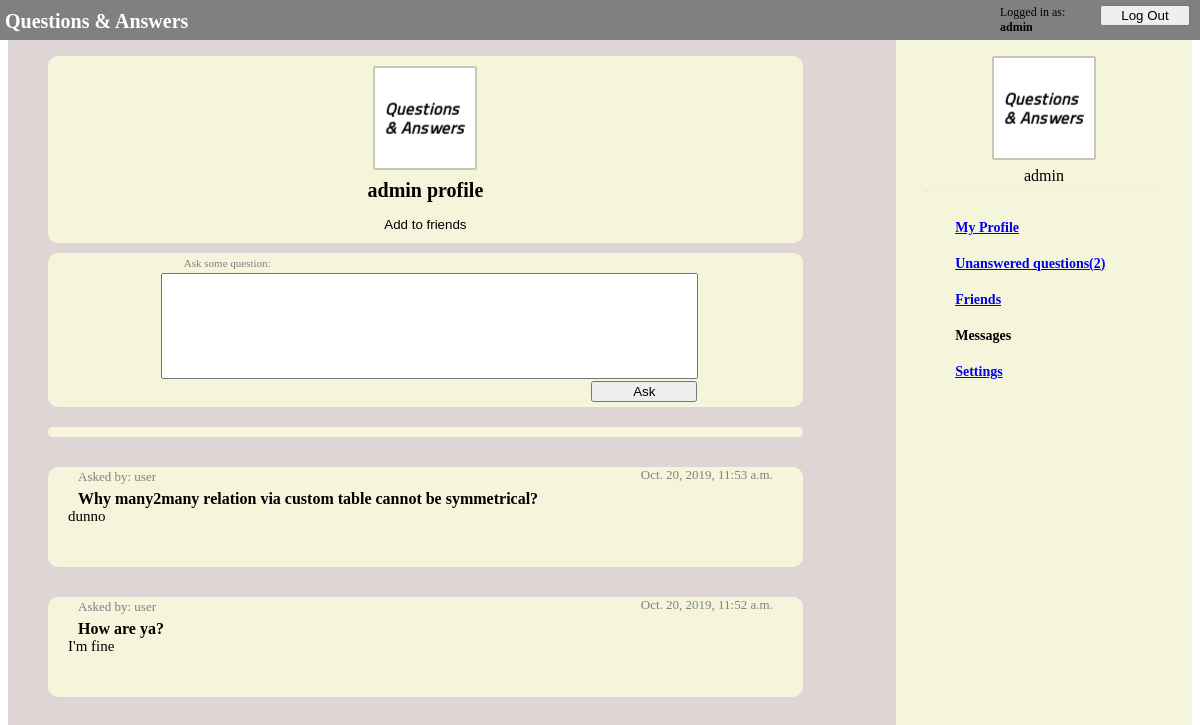
Before: /ask/user/admin (signed in) with the older database file.
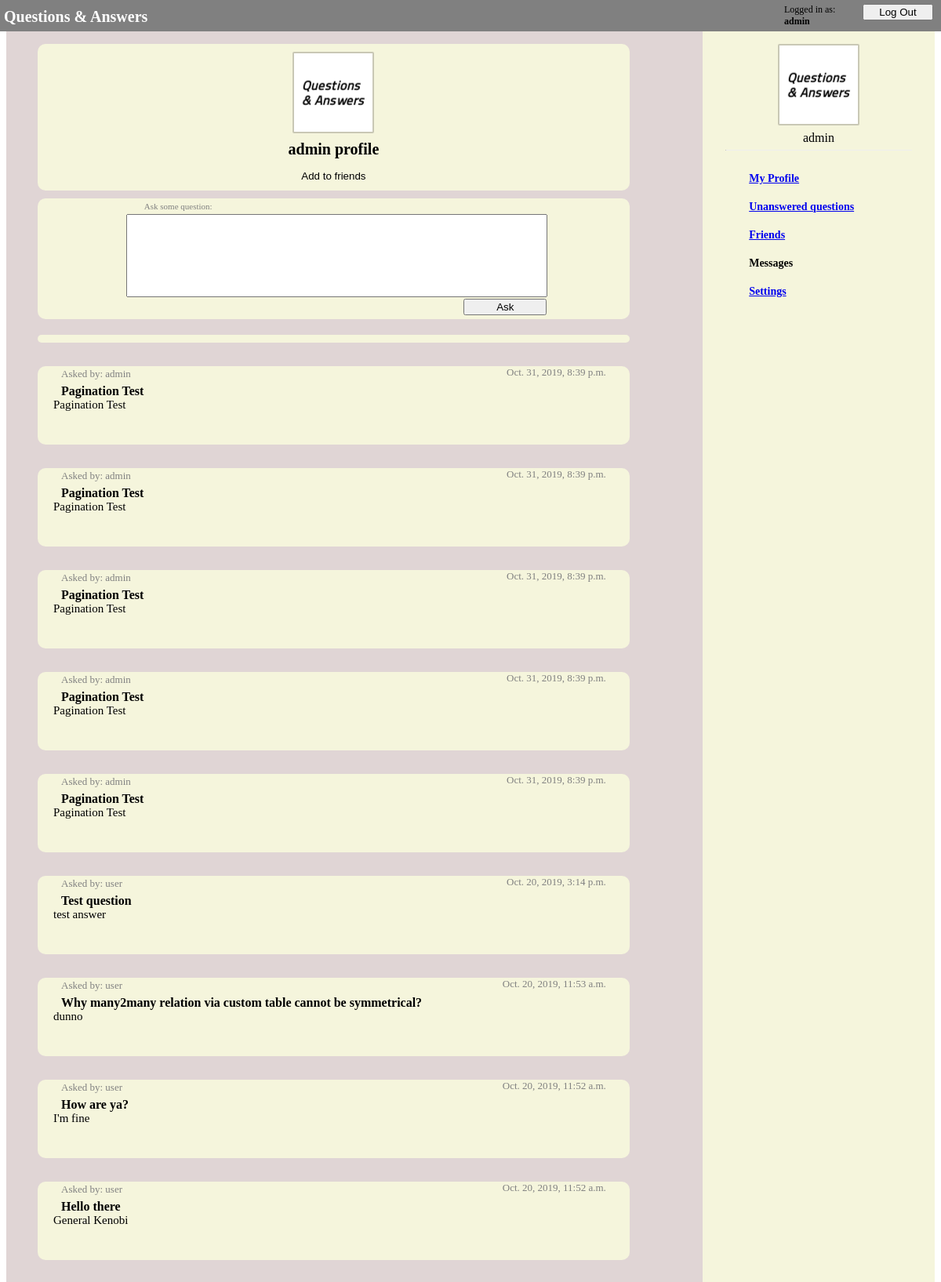
After: the same page with the newer database file.
### ask/models.py (models this page shows)
class UserModel(AbstractUser):
    friends = models.ManyToManyField(
        'self', through='FriendsModel', symmetrical=False)
    avatar = models.ImageField(null=True, upload_to=user_directory_path)

class QuestionModel(models.Model):
    owner = models.ForeignKey(
        UserModel, on_delete=models.CASCADE, related_name="questions_owner")
    asked_by = models.ForeignKey(
        UserModel, on_delete=models.PROTECT, related_name="questions_asked")
    content = models.CharField(max_length=1000)
    date = models.DateTimeField(auto_now_add=True)
    answer = models.OneToOneField(
        AnswerModel, null=True, on_delete=models.CASCADE)

class AnswerModel(models.Model):
    content = models.CharField(max_length=1000)
    date = models.DateTimeField(auto_now_add=True)

### ask/views.py (the view, shortened to what this page needs)
# urls.py: path('user/<str:username>', views.UserView.as_view(), name='user'),
class UserView(View, FormMixin, QuestionsMixIn, FriendsMixIn):
    form_class = QuestionForm
    def get(self, request, username):
        context = self.get_context(
            request.session['_auth_user_id'], username)
        return render(request, "ask/user.html", context=context)
    @QuestionsMixIn.add_num_unanswered_to_context
    @FriendsMixIn.add_num_invites_to_context
    @AvatarMinIn.add_avatar_to_context
    def get_context(self, logedin_user_id, username):
        viewed_user = UserModel.objects.get(username=username)
        questions_with_answers = self.questions_with_answers(viewed_user)
        is_friend_is_accepted = self.is_friend_is_accepted(
            logedin_user_id, viewed_user)
        context = {
            'username': username,
            'questions_with_answers': questions_with_answers,
            'is_friend': is_friend_is_accepted[0],
            'accepted': is_friend_is_accepted[1],
        }
        return context
    def is_friend_is_accepted(self, logedin_user_id, viewed_user):
        logedin_user = UserModel.objects.get(pk=logedin_user_id)
        try:
            friends = FriendsModel.objects.get(
                first=logedin_user, second=viewed_user)
        except FriendsModel.DoesNotExist:
            try:
                friends = FriendsModel.objects.get(
                    first=viewed_user, second=logedin_user)
            except FriendsModel.DoesNotExist:
                return False, False
            else:
                return True, friends.accepted
        else:
            return True, friends.accepted

### ask/view/MixIns.py (called while the page is built)
def get_user(user_id):
    if type(user_id) == int:
        user = UserModel.objects.get(pk=user_id)
    elif type(user_id) == str:
        user = UserModel.objects.get(pk=user_id)
    else:
        user = user_id
    return user

    def questions_with_answers(self, user):
        answered_questions = QuestionModel.objects.filter(
            owner=user).exclude(answer=None).order_by('date')[::-1]
        answers = [question.answer for question in answered_questions]
        return list(zip(answered_questions, answers))

    @staticmethod
    def add_num_unanswered_to_context(func, *args, **kwargs):
        def context_with_unanswered(self, *args, **kwargs):
            context = func(self, *args, **kwargs)
            user_id = args[0]
            context["num_unanswered"] = self.get_num_unanswered(user_id)
            return context
        return context_with_unanswered

    def get_num_unanswered(self, user_id):
        user = get_user(user_id)
        unanswered_questions = self.unanswered_questions(user)
        return len(unanswered_questions)

    def unanswered_questions(self, user):
        unanswered_questions = QuestionModel.objects.filter(
            owner=user).filter(answer=None)
        return unanswered_questions

    @staticmethod
    def add_num_invites_to_context(func, *args, **kwargs):
        def context_with_invites(self, *args, **kwargs):
            context = func(self, *args, **kwargs)
            user_id = args[0]
            context["num_invites"] = self.get_num_invites(user_id)
            return context
        return context_with_invites

    def get_num_invites(self, user_id):
        user = get_user(user_id)
        user_invites = self.user_friends(user, accepted=False)
        return len(user_invites)

    def user_friends(self, user, accepted=True):
        friends = list(user.friends.all())
        second_friends = [f.first for f in user.friends_second.all()]
        friends_accepted = [f.accepted for f in user.friendsmodel_set.all()]
        second_accepted = [f.accepted for f in user.friends_second.all()]
        friends_with_accepted = list(
            zip(friends + second_friends, friends_accepted + second_accepted))
        filtered = filter(lambda t: t[1] == accepted, friends_with_accepted)
        return [f[0] for f in filtered]

### ask/templates/ask/user.html (shortened to what this page needs)
{% extends "ask/navigation_bar.html" %}
{% load static %}
{%block styles %}
<link rel="stylesheet" type="text/css" href="{% static 'ask/navigation_bar.css' %}">
<link rel="stylesheet" type="text/css" href="{% static 'ask/questions.css' %}">
<link rel="stylesheet" type="text/css" href="{% static 'ask/user.css' %}">
{% endblock styles %}
{% block content %}
<div class="questions">
    <div class="question_user_block">
        <img src="{% static 'ask/default.png' %}" class="avatar">
        <p class="username">{{username}} profile</p>
        {% if not is_friend %}
        <form method="POST" class="add_to_friends_form" action="{% url 'ask:user' username %}">
            <input type="submit" class="add_to_friends" value="Add to friends">
        </form>
        {% endif %}
    </div>
    {% if request.session.logged_in %}
    <div class="ask_question">
        <form method="POST" action="{% url 'ask:user' username %}">
            <a class="prompt">Ask some question:</a>
            <input type="textarea" class="question_textbox" id="question_content" name="question_content" required>
            <br>
            <input type="submit" class="question_submit" value="Ask">
        </form>
    </div>
    <div class="bar_placeholder"></div>
    {% endif %}
    <div class="questions">
        {% for question, answer in questions_with_answers %}
        <div class="question_block">
            <a class="asked_by">Asked by: {{ question.asked_by.username }}</a>
            <a class="asked_date"> {{ question.date }} </a>
            <p class="question">{{ question.content }}</p>
            <p class="answer">{{ answer.content }}</p>
        </div>
        {% endfor %}
    </div>
</div>
{% endblock content %}

### ask/templates/ask/navigation_bar.html (shortened to what this page needs)
{% extends "ask/login_bar.html" %}
{% load static %}
{% block nav %}
<nav>
    <div class="nav_avatar_position">
        {% if user_avatar %}
        <img src="{{ user_avatar.url }}" class="nav_avatar">
        {% else %}
        <img src="{% static 'ask/default.png' %}" class="nav_avatar">
        {% endif %}
        <p class="nav_username">{{request.session.username}}</p>
        <hr class="nav_line">
    </div>
    <a href="{% url 'ask:profile' %}">My Profile</a>
    {% if num_unanswered > 0 %}
    <a href="{% url 'ask:unanswered' %}">Unanswered questions({{num_unanswered}})</a>
    {% else %}
    <a href="{% url 'ask:unanswered' %}">Unanswered questions</a>
    {% endif %}
    {% if num_invites %}
    <a href="{% url 'ask:friends' %}">Friends({{num_invites}})</a>
    {% else %}
    <a href="{% url 'ask:friends' %}">Friends</a>
    {% endif %}
    <a>Messages</a>
    <a href="{% url 'ask:settings' %}">Settings</a>
</nav>
{% endblock nav %}

### ask/templates/ask/login_bar.html (shortened to what this page needs)
{% load static %}
<!DOCTYPE html>
<html>
<head>
    <link rel="stylesheet" type="text/css" href="{% static 'ask/login_bar.css' %}">
    {% block styles %}
    {% endblock styles %}
</head>
<body>
    <div class="bar">
        <a class="logo" href="{% url 'ask:index' %}">Questions & Answers</a>
        <a></a>
        {% if request.session.logged_in %}
        <a class="logged_in_as">Logged in as: <b>{{request.session.username}}</b></a>
        <a href={% url "ask:logout" %}><input type="button" class="second_button" value="Log Out"></a>
        {% else %}
        <a href={% url "ask:login" %}><input type="button" class="first_button" value="Log In"></a>
        <a href={% url "ask:signup" %}><input type="button" class="second_button" value="Sign Up"></a>
        {% endif %}
    </div>
    <br>
    <main>
        {% block content %}{% endblock content %}
        {% block nav %}
        {% endblock nav %}
    </main>
</body>
</html>

### ask/static/ask/login_bar.css (style rules this page uses)
.bar { background-color: grey; width: 100%; height: 30px; padding: 10px 5px 5px 10px; position: fixed; left: -10px; top: -5px; display: grid; grid-template-columns: 250px 1fr 100px 100px; justify-content: right }
.logo { font-size: 20px; color: white; margin: 4px; padding: 1px; font-weight: bold; text-decoration: none; }
.logged_in_as { font-size: 12px; }
.second_button { width: 90px; }

### ask/static/ask/navigation_bar.css (style rules this page uses)
main { display: grid; grid-template-columns: 75% 25%; height: 100%; }
nav { border: 5px black; background-color: beige; width: 100%; height: 100%; min-height: 100vh; display: fixed; }
.nav_avatar_position { width: 100%; display: grid; margin-top: 30px; }
.nav_avatar { border: 2px solid rgba(46, 44, 44, 0.219); border-radius: 2px; width: 100px; height: 100px; margin: auto; }
.nav_username { text-align: center; margin-top: 7px; margin-bottom: 6px; }
.nav_line { margin-top: 0px; width: 80%; border-top: none; color: rgba(128, 128, 128, 0.356); }
nav a { font-weight: bold; font-size: 14px; margin: 20px; margin-left: 20%; display: block; }

### ask/static/ask/questions.css (style rules this page uses)
.questions { width: 100%; background-color: rgb(224, 213, 213); }
.question_block { display: table; background-color: beige; width: 85%; min-height: 100px; margin: 30px 40px; border-radius: 10px; overflow: auto; }
.asked_by { color: grey; margin-left: 30px; font-size: 13px; }
.asked_date { color: grey; font-size: 13px; float: right; margin-right: 30px; }
.question { font-weight: bold; font-size: 16px; margin: 5px 20px 0px 30px; }
.answer { font-size: 15px; margin: 0px 20px 10px 20px; }

### ask/static/ask/user.css (style rules this page uses)
.question_user_block { display: grid; background-color: beige; width: 85%; min-height: 20px; margin: 30px 40px 10px; border-radius: 10px; }
.avatar { border: 2px solid rgba(46, 44, 44, 0.219); border-radius: 2px; margin: auto; margin-top: 10px; }
.username { font-weight: bold; font-size: 20px; vertical-align: middle; height: 10px; line-height: 10px; text-align: center; margin-top: 15px; }
.add_to_friends_form { margin: auto; }
.add_to_friends { margin: auto; margin-bottom: 10px; width: 150px; border: none; background-color: inherit; }
.ask_question { display: grid; background-color: beige; width: 85%; min-height: 140px; margin: 10px 40px; border-radius: 10px; }
.prompt { font-size: 11px; display: inline; margin: 5px 15% 2px 18%; color: grey; }
.question_textbox { min-height: 100px; width: 70%; margin: 2px 15% 2px 15%; }
.question_submit { width: 14%; margin: 0px 15% 5px 72%; }
.bar_placeholder { display: grid; background-color: beige; width: 85%; min-height: 10px; margin: 20px 40px; border-radius: 10px; }

Changed rows visible on the page:
added QuestionModel: asked_by.username "admin", date "Oct. 31, 2019, 8:39 p.m.", content "Pagination Test"
added QuestionModel: asked_by.username "admin", date "Oct. 31, 2019, 8:39 p.m.", content "Pagination Test"
added QuestionModel: asked_by.username "admin", date "Oct. 31, 2019, 8:39 p.m.", content "Pagination Test"
added QuestionModel: asked_by.username "admin", date "Oct. 31, 2019, 8:39 p.m.", content "Pagination Test"
added QuestionModel: asked_by.username "admin", date "Oct. 31, 2019, 8:39 p.m.", content "Pagination Test"
now on this page (row edited): QuestionModel: asked_by.username "user", date "Oct. 20, 2019, 3:14 p.m.", content "Test question", content "test answer"
now on this page (row edited): QuestionModel: asked_by.username "user", date "Oct. 20, 2019, 11:52 a.m.", content "Hello there", content "General Kenobi"
Other visible differences:
{{ num_unanswered }}: "2" → (not shown)
text no longer shown: "Unanswered questions( )"
text now shown: "Unanswered questions"
